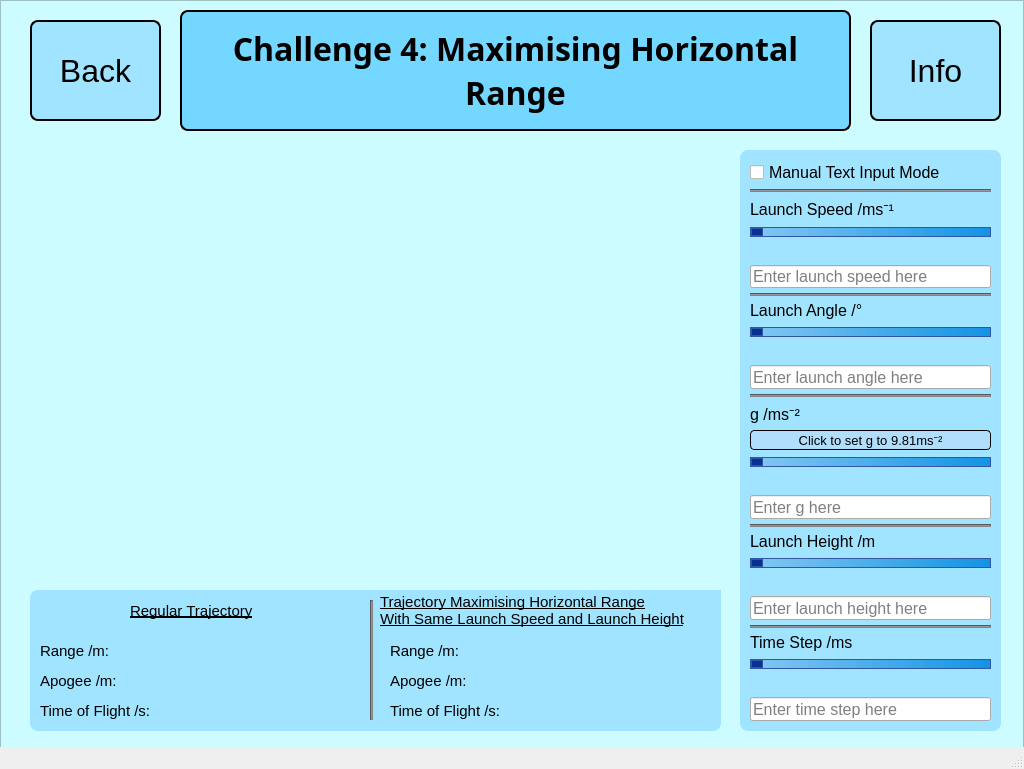
<?xml version="1.0" encoding="UTF-8"?>
<ui version="4.0">
 <class>MainWindow</class>
 <widget class="QMainWindow" name="MainWindow">
  <property name="geometry">
   <rect>
    <x>0</x>
    <y>0</y>
    <width>1024</width>
    <height>769</height>
   </rect>
  </property>
  <property name="windowTitle">
   <string>MainWindow</string>
  </property>
  <widget class="QWidget" name="centralwidget">
   <widget class="QFrame" name="frame">
    <property name="geometry">
     <rect>
      <x>0</x>
      <y>0</y>
      <width>1024</width>
      <height>768</height>
     </rect>
    </property>
    <property name="styleSheet">
     <string notr="true">QFrame {
	background-color: #ccfcff
}</string>
    </property>
    <property name="frameShape">
     <enum>QFrame::StyledPanel</enum>
    </property>
    <property name="frameShadow">
     <enum>QFrame::Raised</enum>
    </property>
    <widget class="QPushButton" name="backButton">
     <property name="geometry">
      <rect>
       <x>30</x>
       <y>20</y>
       <width>131</width>
       <height>101</height>
      </rect>
     </property>
     <property name="font">
      <font>
       <family>Meiryo UI</family>
       <pointsize>24</pointsize>
      </font>
     </property>
     <property name="styleSheet">
      <string notr="true">QPushButton {
	border: 2px solid;
	border-radius: 8px;
	background-color: #a1e4ff;
}</string>
     </property>
     <property name="text">
      <string>Back</string>
     </property>
     <property name="checkable">
      <bool>true</bool>
     </property>
    </widget>
    <widget class="QWidget" name="verticalLayoutWidget">
     <property name="geometry">
      <rect>
       <x>750</x>
       <y>160</y>
       <width>241</width>
       <height>561</height>
      </rect>
     </property>
     <layout class="QVBoxLayout" name="inputLayout" stretch="0,0,1,1,0,0,0,1,2,0,0,0,1,0,1,0,0,0,1,1,0,0,0,1,1,0,0">
      <property name="spacing">
       <number>5</number>
      </property>
      <item>
       <widget class="QCheckBox" name="textModeCheckBox">
        <property name="font">
         <font>
          <family>Meiryo UI</family>
          <pointsize>12</pointsize>
         </font>
        </property>
        <property name="text">
         <string>Manual Text Input Mode</string>
        </property>
       </widget>
      </item>
      <item>
       <widget class="Line" name="Line1">
        <property name="styleSheet">
         <string notr="true">QFrame {
	background-color: #838285;
	min-height:1px;
	max-height:1px;
}</string>
        </property>
        <property name="orientation">
         <enum>Qt::Horizontal</enum>
        </property>
       </widget>
      </item>
      <item>
       <widget class="QLabel" name="launchSpeedLabel">
        <property name="font">
         <font>
          <family>Meiryo UI</family>
          <pointsize>12</pointsize>
          <weight>50</weight>
          <bold>false</bold>
          <underline>false</underline>
         </font>
        </property>
        <property name="styleSheet">
         <string notr="true">QLabel {background-color: #a1e4ff;}</string>
        </property>
        <property name="text">
         <string>Launch Speed /ms⁻¹</string>
        </property>
       </widget>
      </item>
      <item>
       <widget class="QSlider" name="launchSpeedSlider">
        <property name="styleSheet">
         <string notr="true">QSlider::groove:horizontal {border: 1px solid #3256a8;
height: 8px;
background: qlineargradient(x1: 0, y1: 0, x2: 1, y2: 0, stop: 0 #85c8f2, stop: 1 #1293e3);}

QSlider::handle:horizontal {border: 1px solid #3256a8;
background: #073191;
width: 10px;
height: 10px;
border-radius: 5px;}</string>
        </property>
        <property name="orientation">
         <enum>Qt::Horizontal</enum>
        </property>
       </widget>
      </item>
      <item>
       <widget class="QLabel" name="launchSpeedSliderLabel">
        <property name="font">
         <font>
          <family>Meiryo UI</family>
          <pointsize>10</pointsize>
         </font>
        </property>
        <property name="styleSheet">
         <string notr="true">QLabel {background-color: #a1e4ff;}</string>
        </property>
        <property name="text">
         <string/>
        </property>
       </widget>
      </item>
      <item>
       <widget class="QLineEdit" name="launchSpeedLineEdit">
        <property name="font">
         <font>
          <pointsize>12</pointsize>
         </font>
        </property>
        <property name="inputMask">
         <string/>
        </property>
        <property name="placeholderText">
         <string>Enter launch speed here</string>
        </property>
       </widget>
      </item>
      <item>
       <widget class="Line" name="Line2">
        <property name="styleSheet">
         <string notr="true">QFrame {
	background-color: #838285;
	min-height:1px;
	max-height:1px;
}</string>
        </property>
        <property name="orientation">
         <enum>Qt::Horizontal</enum>
        </property>
       </widget>
      </item>
      <item>
       <widget class="QLabel" name="label_3">
        <property name="font">
         <font>
          <family>Meiryo UI</family>
          <pointsize>12</pointsize>
          <weight>50</weight>
          <bold>false</bold>
          <underline>false</underline>
         </font>
        </property>
        <property name="styleSheet">
         <string notr="true">QLabel {background-color: #a1e4ff;}</string>
        </property>
        <property name="text">
         <string>Launch Angle /°</string>
        </property>
       </widget>
      </item>
      <item>
       <widget class="QSlider" name="launchAngleSlider">
        <property name="styleSheet">
         <string notr="true">QSlider::groove:horizontal {border: 1px solid #3256a8;
height: 8px;
background: qlineargradient(x1: 0, y1: 0, x2: 1, y2: 0, stop: 0 #85c8f2, stop: 1 #1293e3);}

QSlider::handle:horizontal {border: 1px solid #3256a8;
background: #073191;
width: 10px;
height: 10px;
border-radius: 5px;}</string>
        </property>
        <property name="orientation">
         <enum>Qt::Horizontal</enum>
        </property>
       </widget>
      </item>
      <item>
       <widget class="QLabel" name="launchAngleSliderLabel">
        <property name="font">
         <font>
          <family>Meiryo UI</family>
          <pointsize>10</pointsize>
         </font>
        </property>
        <property name="styleSheet">
         <string notr="true">QLabel {background-color: #a1e4ff;}</string>
        </property>
        <property name="text">
         <string/>
        </property>
       </widget>
      </item>
      <item>
       <widget class="QLineEdit" name="launchAngleLineEdit">
        <property name="font">
         <font>
          <pointsize>12</pointsize>
         </font>
        </property>
        <property name="placeholderText">
         <string>Enter launch angle here</string>
        </property>
       </widget>
      </item>
      <item>
       <widget class="Line" name="Line3">
        <property name="styleSheet">
         <string notr="true">QFrame {
	background-color: #838285;
	min-height:1px;
	max-height:1px;
}</string>
        </property>
        <property name="orientation">
         <enum>Qt::Horizontal</enum>
        </property>
       </widget>
      </item>
      <item>
       <widget class="QLabel" name="label_4">
        <property name="font">
         <font>
          <family>Meiryo UI</family>
          <pointsize>12</pointsize>
          <weight>50</weight>
          <bold>false</bold>
          <underline>false</underline>
         </font>
        </property>
        <property name="styleSheet">
         <string notr="true">QLabel {background-color: #a1e4ff;}</string>
        </property>
        <property name="text">
         <string>g /ms⁻²</string>
        </property>
       </widget>
      </item>
      <item>
       <widget class="QPushButton" name="setgButton">
        <property name="font">
         <font>
          <family>Meiryo UI</family>
          <pointsize>10</pointsize>
         </font>
        </property>
        <property name="styleSheet">
         <string notr="true">QPushButton {
	border: 1px solid;
	border-radius: 4px;
	background-color:#b1defa;
}</string>
        </property>
        <property name="text">
         <string>Click to set g to 9.81ms⁻²</string>
        </property>
       </widget>
      </item>
      <item>
       <widget class="QSlider" name="gSlider">
        <property name="styleSheet">
         <string notr="true">QSlider::groove:horizontal {border: 1px solid #3256a8;
height: 8px;
background: qlineargradient(x1: 0, y1: 0, x2: 1, y2: 0, stop: 0 #85c8f2, stop: 1 #1293e3);}

QSlider::handle:horizontal {border: 1px solid #3256a8;
background: #073191;
width: 10px;
height: 10px;
border-radius: 5px;}</string>
        </property>
        <property name="orientation">
         <enum>Qt::Horizontal</enum>
        </property>
       </widget>
      </item>
      <item>
       <widget class="QLabel" name="gSliderLabel">
        <property name="font">
         <font>
          <family>Meiryo UI</family>
          <pointsize>10</pointsize>
         </font>
        </property>
        <property name="styleSheet">
         <string notr="true">QLabel {background-color: #a1e4ff;}</string>
        </property>
        <property name="text">
         <string/>
        </property>
       </widget>
      </item>
      <item>
       <widget class="QLineEdit" name="gLineEdit">
        <property name="font">
         <font>
          <pointsize>12</pointsize>
         </font>
        </property>
        <property name="placeholderText">
         <string>Enter g here</string>
        </property>
       </widget>
      </item>
      <item>
       <widget class="Line" name="Line4">
        <property name="styleSheet">
         <string notr="true">QFrame {
	background-color: #838285;
	min-height:1px;
	max-height:1px;
}</string>
        </property>
        <property name="orientation">
         <enum>Qt::Horizontal</enum>
        </property>
       </widget>
      </item>
      <item>
       <widget class="QLabel" name="label_5">
        <property name="font">
         <font>
          <family>Meiryo UI</family>
          <pointsize>12</pointsize>
          <weight>50</weight>
          <bold>false</bold>
          <underline>false</underline>
         </font>
        </property>
        <property name="styleSheet">
         <string notr="true">QLabel {background-color: #a1e4ff;}</string>
        </property>
        <property name="text">
         <string>Launch Height /m</string>
        </property>
       </widget>
      </item>
      <item>
       <widget class="QSlider" name="launchHeightSlider">
        <property name="styleSheet">
         <string notr="true">QSlider::groove:horizontal {border: 1px solid #3256a8;
height: 8px;
background: qlineargradient(x1: 0, y1: 0, x2: 1, y2: 0, stop: 0 #85c8f2, stop: 1 #1293e3);}

QSlider::handle:horizontal {border: 1px solid #3256a8;
background: #073191;
width: 10px;
height: 10px;
border-radius: 5px;}</string>
        </property>
        <property name="orientation">
         <enum>Qt::Horizontal</enum>
        </property>
       </widget>
      </item>
      <item>
       <widget class="QLabel" name="launchHeightSliderLabel">
        <property name="font">
         <font>
          <family>Meiryo UI</family>
          <pointsize>10</pointsize>
         </font>
        </property>
        <property name="styleSheet">
         <string notr="true">QLabel {background-color: #a1e4ff;}</string>
        </property>
        <property name="text">
         <string/>
        </property>
       </widget>
      </item>
      <item>
       <widget class="QLineEdit" name="launchHeightLineEdit">
        <property name="font">
         <font>
          <pointsize>12</pointsize>
         </font>
        </property>
        <property name="placeholderText">
         <string>Enter launch height here</string>
        </property>
       </widget>
      </item>
      <item>
       <widget class="Line" name="Line5">
        <property name="styleSheet">
         <string notr="true">QFrame {
	background-color: #838285;
	min-height:1px;
	max-height:1px;
}</string>
        </property>
        <property name="orientation">
         <enum>Qt::Horizontal</enum>
        </property>
       </widget>
      </item>
      <item>
       <widget class="QLabel" name="label_6">
        <property name="font">
         <font>
          <family>Meiryo UI</family>
          <pointsize>12</pointsize>
          <weight>50</weight>
          <bold>false</bold>
          <underline>false</underline>
         </font>
        </property>
        <property name="styleSheet">
         <string notr="true">QLabel {background-color: #a1e4ff;}</string>
        </property>
        <property name="text">
         <string>Time Step /ms</string>
        </property>
       </widget>
      </item>
      <item>
       <widget class="QSlider" name="timeStepSlider">
        <property name="styleSheet">
         <string notr="true">QSlider::groove:horizontal {border: 1px solid #3256a8;
height: 8px;
background: qlineargradient(x1: 0, y1: 0, x2: 1, y2: 0, stop: 0 #85c8f2, stop: 1 #1293e3);}

QSlider::handle:horizontal {border: 1px solid #3256a8;
background: #073191;
width: 10px;
height: 10px;
border-radius: 5px;}</string>
        </property>
        <property name="orientation">
         <enum>Qt::Horizontal</enum>
        </property>
       </widget>
      </item>
      <item>
       <widget class="QLabel" name="timeStepSliderLabel">
        <property name="font">
         <font>
          <family>Meiryo UI</family>
          <pointsize>10</pointsize>
         </font>
        </property>
        <property name="styleSheet">
         <string notr="true">QLabel {background-color: #a1e4ff;}</string>
        </property>
        <property name="text">
         <string/>
        </property>
       </widget>
      </item>
      <item>
       <widget class="QLineEdit" name="timeStepLineEdit">
        <property name="font">
         <font>
          <pointsize>12</pointsize>
         </font>
        </property>
        <property name="placeholderText">
         <string>Enter time step here</string>
        </property>
       </widget>
      </item>
     </layout>
    </widget>
    <widget class="QWidget" name="verticalLayoutWidget_3">
     <property name="geometry">
      <rect>
       <x>30</x>
       <y>150</y>
       <width>691</width>
       <height>431</height>
      </rect>
     </property>
     <layout class="QVBoxLayout" name="graphLayout"/>
    </widget>
    <widget class="QPushButton" name="infoButton">
     <property name="geometry">
      <rect>
       <x>870</x>
       <y>20</y>
       <width>131</width>
       <height>101</height>
      </rect>
     </property>
     <property name="font">
      <font>
       <family>Meiryo UI</family>
       <pointsize>24</pointsize>
      </font>
     </property>
     <property name="styleSheet">
      <string notr="true">QPushButton {
	border: 2px solid;
	border-radius: 8px;
	background-color: #a1e4ff;
}</string>
     </property>
     <property name="text">
      <string>Info</string>
     </property>
     <property name="checkable">
      <bool>true</bool>
     </property>
    </widget>
    <widget class="QListWidget" name="listWidget">
     <property name="geometry">
      <rect>
       <x>740</x>
       <y>150</y>
       <width>261</width>
       <height>581</height>
      </rect>
     </property>
     <property name="styleSheet">
      <string notr="true">QWidget {
	border-radius: 8px;
	background-color: #a1e4ff;
}</string>
     </property>
    </widget>
    <widget class="QWidget" name="verticalLayoutWidget_2">
     <property name="geometry">
      <rect>
       <x>180</x>
       <y>10</y>
       <width>671</width>
       <height>121</height>
      </rect>
     </property>
     <layout class="QVBoxLayout" name="verticalLayout_2">
      <item>
       <widget class="QLabel" name="challengeTitleLabel">
        <property name="font">
         <font>
          <family>Lucida Handwriting</family>
          <pointsize>24</pointsize>
          <weight>75</weight>
          <italic>false</italic>
          <bold>true</bold>
          <kerning>true</kerning>
         </font>
        </property>
        <property name="autoFillBackground">
         <bool>false</bool>
        </property>
        <property name="styleSheet">
         <string notr="true">QLabel {
	border: 2px solid;
	border-radius: 8px;
	background-color: #73d7ff;
}</string>
        </property>
        <property name="text">
         <string>Challenge 4: Maximising Horizontal Range</string>
        </property>
        <property name="scaledContents">
         <bool>true</bool>
        </property>
        <property name="alignment">
         <set>Qt::AlignCenter</set>
        </property>
        <property name="wordWrap">
         <bool>true</bool>
        </property>
       </widget>
      </item>
     </layout>
    </widget>
    <widget class="QListWidget" name="analyticsListWidget">
     <property name="geometry">
      <rect>
       <x>30</x>
       <y>590</y>
       <width>691</width>
       <height>141</height>
      </rect>
     </property>
     <property name="styleSheet">
      <string notr="true">QWidget {
	border-radius: 8px;
	background-color: #a1e4ff;
}</string>
     </property>
    </widget>
    <widget class="QLabel" name="rangeLabel">
     <property name="geometry">
      <rect>
       <x>40</x>
       <y>640</y>
       <width>301</width>
       <height>21</height>
      </rect>
     </property>
     <property name="font">
      <font>
       <family>Meiryo UI</family>
       <pointsize>11</pointsize>
       <weight>50</weight>
       <bold>false</bold>
       <underline>false</underline>
      </font>
     </property>
     <property name="styleSheet">
      <string notr="true">QLabel {background-color: #a1e4ff;}</string>
     </property>
     <property name="text">
      <string>Range /m:</string>
     </property>
    </widget>
    <widget class="QLabel" name="apogeeLabel">
     <property name="geometry">
      <rect>
       <x>40</x>
       <y>670</y>
       <width>321</width>
       <height>21</height>
      </rect>
     </property>
     <property name="font">
      <font>
       <family>Meiryo UI</family>
       <pointsize>11</pointsize>
       <weight>50</weight>
       <bold>false</bold>
       <underline>false</underline>
      </font>
     </property>
     <property name="styleSheet">
      <string notr="true">QLabel {background-color: #a1e4ff;}</string>
     </property>
     <property name="text">
      <string>Apogee /m:</string>
     </property>
    </widget>
    <widget class="QLabel" name="launchSpeedLabel_4">
     <property name="geometry">
      <rect>
       <x>660</x>
       <y>750</y>
       <width>151</width>
       <height>25</height>
      </rect>
     </property>
     <property name="font">
      <font>
       <family>Meiryo UI</family>
       <pointsize>12</pointsize>
       <weight>50</weight>
       <bold>false</bold>
       <underline>false</underline>
      </font>
     </property>
     <property name="styleSheet">
      <string notr="true">QLabel {background-color: #a1e4ff;}</string>
     </property>
     <property name="text">
      <string>Apogee (m):</string>
     </property>
    </widget>
    <widget class="QLabel" name="flightTimeLabel">
     <property name="geometry">
      <rect>
       <x>40</x>
       <y>700</y>
       <width>291</width>
       <height>21</height>
      </rect>
     </property>
     <property name="font">
      <font>
       <family>Meiryo UI</family>
       <pointsize>11</pointsize>
       <weight>50</weight>
       <bold>false</bold>
       <underline>false</underline>
      </font>
     </property>
     <property name="styleSheet">
      <string notr="true">QLabel {background-color: #a1e4ff;}</string>
     </property>
     <property name="text">
      <string>Time of Flight /s:</string>
     </property>
    </widget>
    <widget class="QLabel" name="rangeLabel_2">
     <property name="geometry">
      <rect>
       <x>390</x>
       <y>640</y>
       <width>301</width>
       <height>21</height>
      </rect>
     </property>
     <property name="font">
      <font>
       <family>Meiryo UI</family>
       <pointsize>11</pointsize>
       <weight>50</weight>
       <bold>false</bold>
       <underline>false</underline>
      </font>
     </property>
     <property name="styleSheet">
      <string notr="true">QLabel {background-color: #a1e4ff;}</string>
     </property>
     <property name="text">
      <string>Range /m:</string>
     </property>
    </widget>
    <widget class="QLabel" name="flightTimeLabel_2">
     <property name="geometry">
      <rect>
       <x>390</x>
       <y>700</y>
       <width>241</width>
       <height>21</height>
      </rect>
     </property>
     <property name="font">
      <font>
       <family>Meiryo UI</family>
       <pointsize>11</pointsize>
       <weight>50</weight>
       <bold>false</bold>
       <underline>false</underline>
      </font>
     </property>
     <property name="styleSheet">
      <string notr="true">QLabel {background-color: #a1e4ff;}</string>
     </property>
     <property name="text">
      <string>Time of Flight /s:</string>
     </property>
    </widget>
    <widget class="QLabel" name="apogeeLabel_2">
     <property name="geometry">
      <rect>
       <x>390</x>
       <y>670</y>
       <width>321</width>
       <height>21</height>
      </rect>
     </property>
     <property name="font">
      <font>
       <family>Meiryo UI</family>
       <pointsize>11</pointsize>
       <weight>50</weight>
       <bold>false</bold>
       <underline>false</underline>
      </font>
     </property>
     <property name="styleSheet">
      <string notr="true">QLabel {background-color: #a1e4ff;}</string>
     </property>
     <property name="text">
      <string>Apogee /m:</string>
     </property>
    </widget>
    <widget class="QLabel" name="rangeLabel_3">
     <property name="geometry">
      <rect>
       <x>130</x>
       <y>600</y>
       <width>301</width>
       <height>21</height>
      </rect>
     </property>
     <property name="font">
      <font>
       <family>Meiryo UI</family>
       <pointsize>11</pointsize>
       <weight>50</weight>
       <bold>false</bold>
       <underline>true</underline>
      </font>
     </property>
     <property name="styleSheet">
      <string notr="true">QLabel {background-color: #a1e4ff;}</string>
     </property>
     <property name="text">
      <string>Regular Trajectory</string>
     </property>
    </widget>
    <widget class="QLabel" name="rangeLabel_4">
     <property name="geometry">
      <rect>
       <x>380</x>
       <y>590</y>
       <width>341</width>
       <height>41</height>
      </rect>
     </property>
     <property name="font">
      <font>
       <family>Meiryo UI</family>
       <pointsize>11</pointsize>
       <weight>50</weight>
       <bold>false</bold>
       <underline>true</underline>
      </font>
     </property>
     <property name="styleSheet">
      <string notr="true">QLabel {background-color: #a1e4ff;}</string>
     </property>
     <property name="text">
      <string>Trajectory Maximising Horizontal Range
With Same Launch Speed and Launch Height</string>
     </property>
    </widget>
    <widget class="Line" name="line">
     <property name="geometry">
      <rect>
       <x>370</x>
       <y>600</y>
       <width>3</width>
       <height>120</height>
      </rect>
     </property>
     <property name="styleSheet">
      <string notr="true">QFrame {background-color:  #838285; max-width: 1px; min-width:1px;}</string>
     </property>
     <property name="orientation">
      <enum>Qt::Vertical</enum>
     </property>
    </widget>
    <zorder>listWidget</zorder>
    <zorder>backButton</zorder>
    <zorder>verticalLayoutWidget</zorder>
    <zorder>verticalLayoutWidget_3</zorder>
    <zorder>infoButton</zorder>
    <zorder>verticalLayoutWidget_2</zorder>
    <zorder>analyticsListWidget</zorder>
    <zorder>rangeLabel</zorder>
    <zorder>apogeeLabel</zorder>
    <zorder>launchSpeedLabel_4</zorder>
    <zorder>flightTimeLabel</zorder>
    <zorder>rangeLabel_2</zorder>
    <zorder>flightTimeLabel_2</zorder>
    <zorder>apogeeLabel_2</zorder>
    <zorder>rangeLabel_3</zorder>
    <zorder>rangeLabel_4</zorder>
    <zorder>line</zorder>
   </widget>
  </widget>
  <widget class="QStatusBar" name="statusbar"/>
 </widget>
 <resources/>
 <connections/>
</ui>
